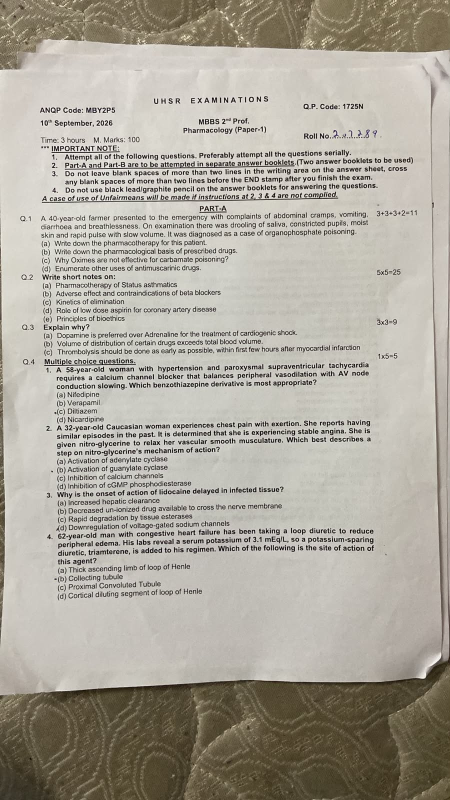
#> input picture Question_paper_pipeline/raw_datasets/UHSR/UHSR/WhatsApp Image 2026-09-26 at 06.32.03.jpeg, 900 x 1600 px (shown at 1/2 size); its folder holds only this picture in this run
$ python -i image_preprocessor.py   (imports and definitions only)
#> lines starting #> are read from the running program, lines starting #| are printed output that depends on the picture
#> further down, picture is the input picture: PIL image 900x1600 RGB; mean R, G, B 172.1, 167.2, 156.5
"""
Image preprocessing pipeline.

Operations applied in order:
1. Deskew (detect rotation, correct it)
2. Denoise (Gaussian blur + threshold)
3. Contrast enhancement (CLAHE)
4. Resolution normalisation (ensure ≥ 200 DPI equivalent)
5. Binarisation (Otsu threshold)

Returns a preprocessed PIL Image (grayscale) suitable for OCR.
"""

import math
import numpy as np
import cv2
from PIL import Image


# ---------------------------------------------------------------------------
# Public API
# ---------------------------------------------------------------------------

def preprocess(img: Image.Image) -> Image.Image:
    """
    Preprocess image for deep-learning OCR (PaddleOCR).
    Preserves continuous gradients required by DBNet text detector
    while ensuring sufficient resolution for small text and enhancing local line contrast.
    """
    # 1. Ensure minimum resolution for phone captures
    w, h = img.size
#> w = 900; h = 1600
    min_dim = min(w, h)
#> min_dim = 900
    if min_dim < 1500:
        scale = 1500 / min_dim
#> scale = 1.67
        new_w = int(w * scale)
#> new_w = 1500
        new_h = int(h * scale)
#> new_h = 2666
        img = img.resize((new_w, new_h), Image.Resampling.LANCZOS)
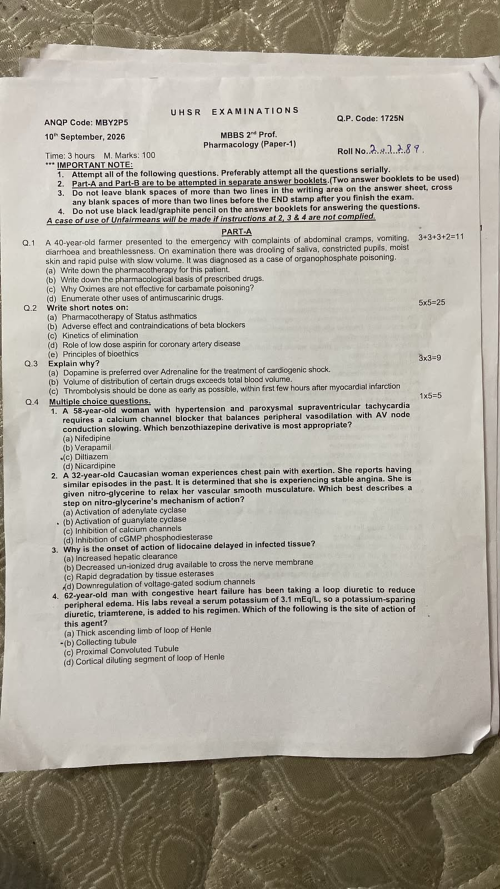
#> img: PIL image 1500x2666 RGB (shown at 1/3 size); mean R, G, B 172.1, 167.2, 156.5

    # 2. Local contrast enhancement via CLAHE on luminance channel
    # Enhances inter-line separation gutters to prevent DBNet line coalescence
    if img.mode != "RGB":
        img = img.convert("RGB")
    cv_img = np.array(img)
    lab = cv2.cvtColor(cv_img, cv2.COLOR_RGB2LAB)
#> lab: shape (2666, 1500, 3); mean of channels 0, 1, 2 173.5, 128, 134.5
    l_chan, a_chan, b_chan = cv2.split(lab)
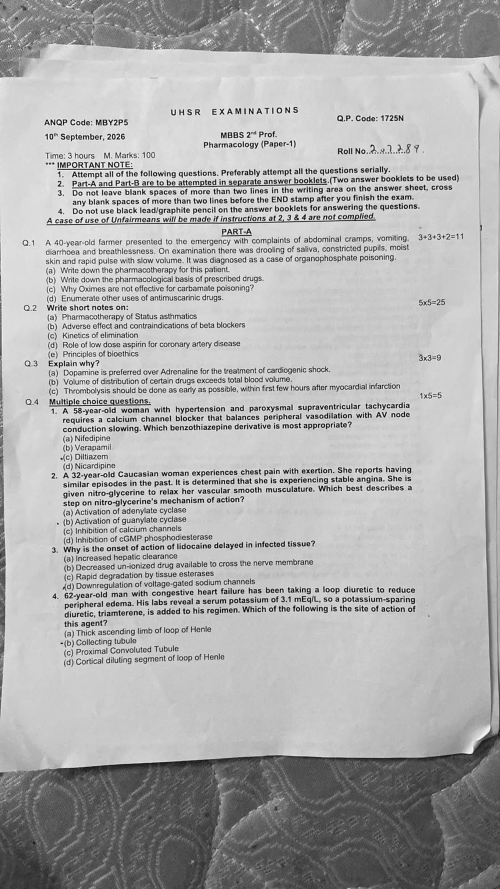
#> l_chan: shape (2666, 1500) (shown at 1/3 size); min 0, max 255, mean 173.5
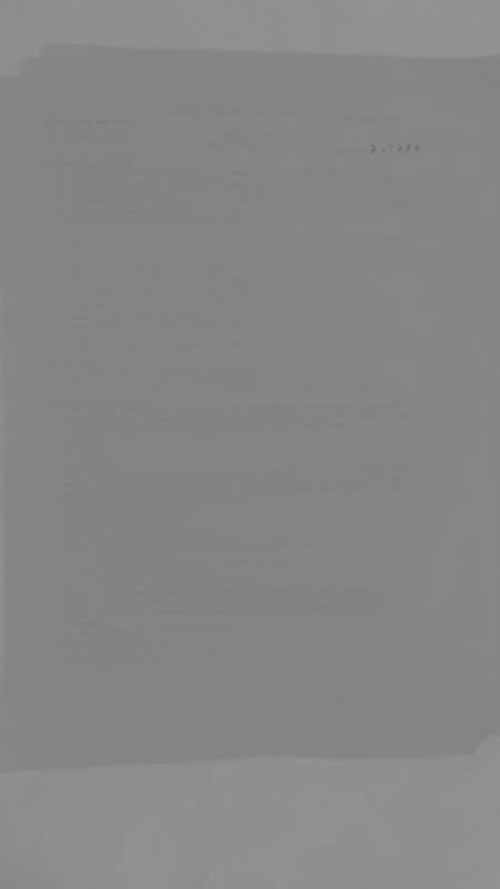
#> b_chan: shape (2666, 1500) (shown at 1/3 size); min 104, max 149, mean 134.5
    clahe = cv2.createCLAHE(clipLimit=2.0, tileGridSize=(8, 8))
    l_enhanced = clahe.apply(l_chan)
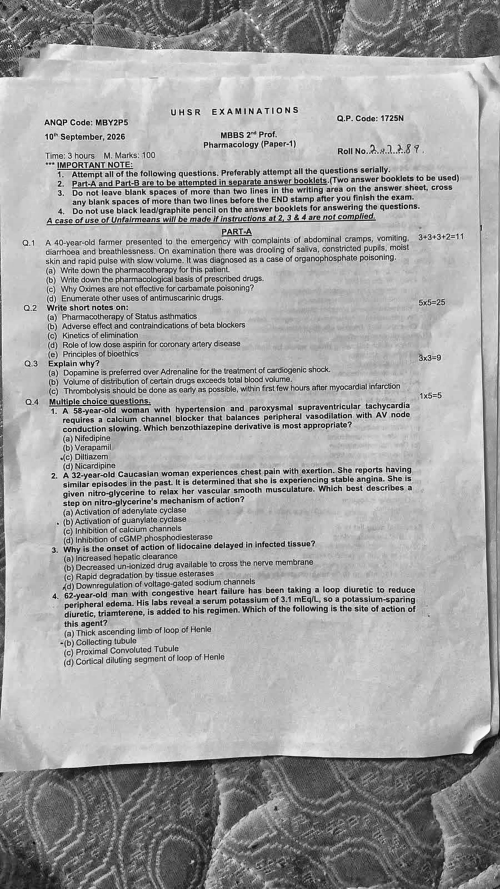
#> l_enhanced: shape (2666, 1500) (shown at 1/3 size); min 0, max 255, mean 163.5
    lab_enhanced = cv2.merge((l_enhanced, a_chan, b_chan))
#> lab_enhanced: shape (2666, 1500, 3); mean of channels 0, 1, 2 163.5, 128, 134.5
    enhanced_rgb = cv2.cvtColor(lab_enhanced, cv2.COLOR_LAB2RGB)
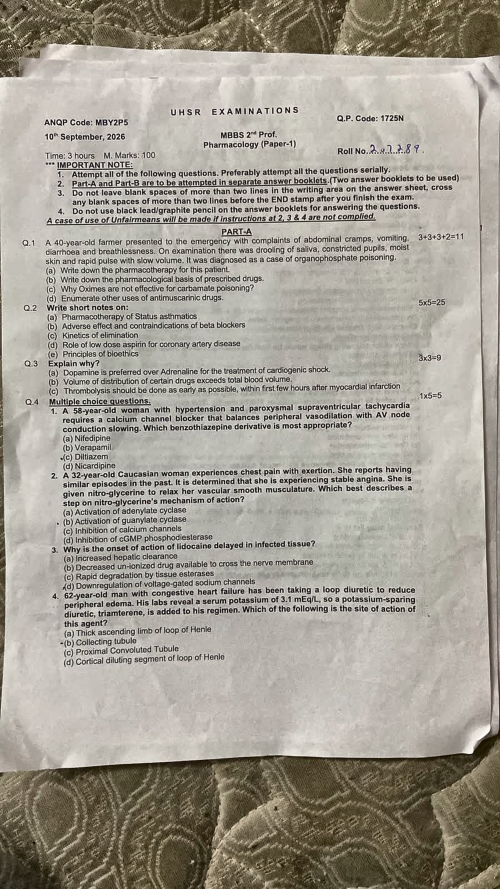
#> enhanced_rgb: shape (2666, 1500, 3) (shown at 1/3 size); mean R, G, B 161.9, 157, 146.2

    return Image.fromarray(enhanced_rgb)


# ---------------------------------------------------------------------------
# Private helpers
# ---------------------------------------------------------------------------

# [4 lines left out: function _pil_to_cv, not called in this run]


def _cv_to_pil(arr: np.ndarray) -> Image.Image:
    return Image.fromarray(arr.astype(np.uint8))


def _denoise(arr: np.ndarray) -> np.ndarray:
    """Apply a mild Gaussian blur to reduce scan noise."""
    return cv2.GaussianBlur(arr, (3, 3), 0)


# [64 lines left out: functions _deskew, _enhance_contrast, _binarise, not called in this run]

>>> from PIL import Image
>>> picture = Image.open('../../../../raw_datasets/UHSR/UHSR/WhatsApp Image 2026-09-26 at 06.32.03.jpeg')
>>> result = preprocess(picture)

$ run again, on Question_paper_pipeline/raw_datasets/UHSR/UHSR/WhatsApp Image 2026-09-26 at 06.32.04.jpeg
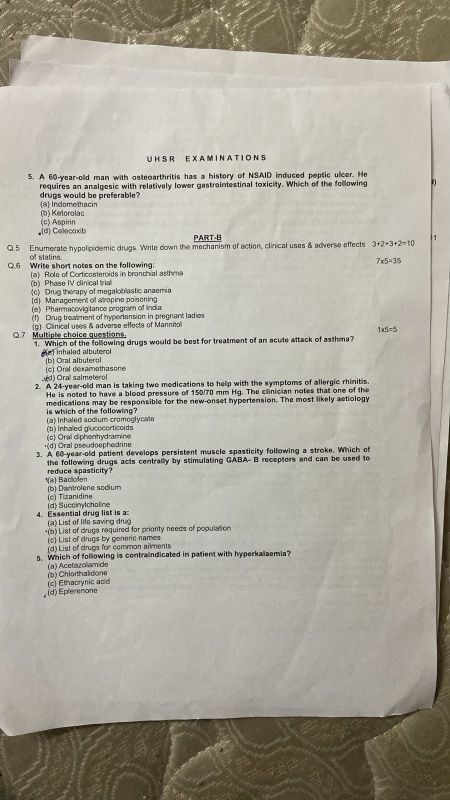
#> input picture Question_paper_pipeline/raw_datasets/UHSR/UHSR/WhatsApp Image 2026-09-26 at 06.32.04.jpeg, 900 x 1600 px (shown at 1/2 size)
#> picture is the input picture: PIL image 900x1600 RGB; mean R, G, B 172.3, 168, 156.5
#> lab: shape (2666, 1500, 3); mean of channels 0, 1, 2 174.5, 127.7, 134.8
#> in preprocess, `l_enhanced = clahe.apply(l_chan)`:
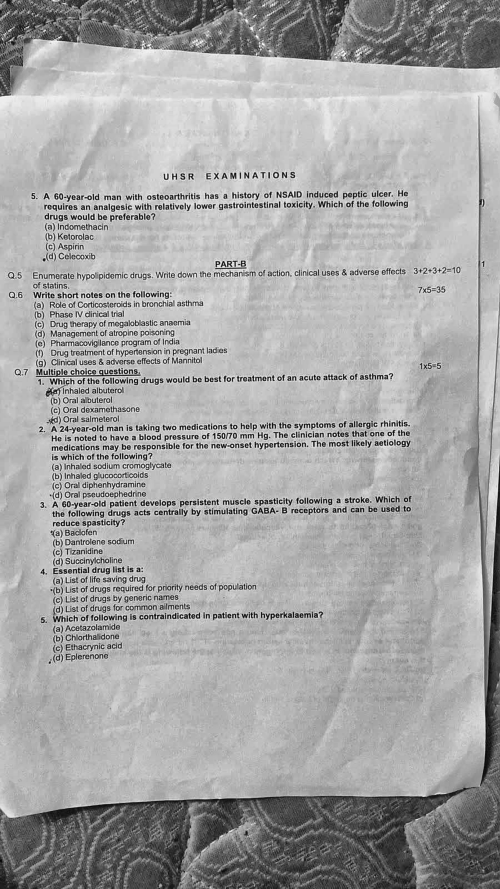
#> l_enhanced: shape (2666, 1500) (shown at 1/3 size); min 1, max 255, mean 164.9
#> lab_enhanced: shape (2666, 1500, 3); mean of channels 0, 1, 2 164.9, 127.7, 134.8
#> in preprocess, `enhanced_rgb = cv2.cvtColor(lab_enhanced, cv2.COLOR_LAB2RGB)`:
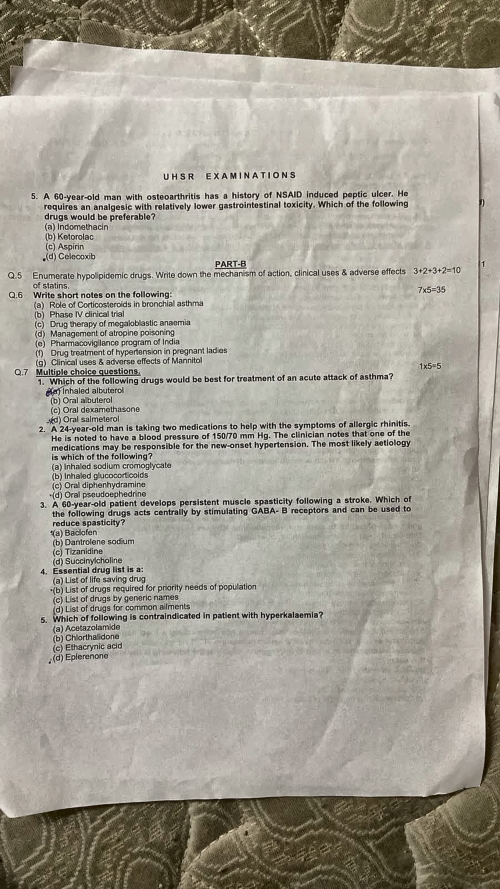
#> enhanced_rgb: shape (2666, 1500, 3) (shown at 1/3 size); mean R, G, B 162.6, 158.3, 146.8

$ run again, on Question_paper_pipeline/raw_datasets/UHSR/UHSR/WhatsApp Image 2026-09-26 at 06.32.05.jpeg
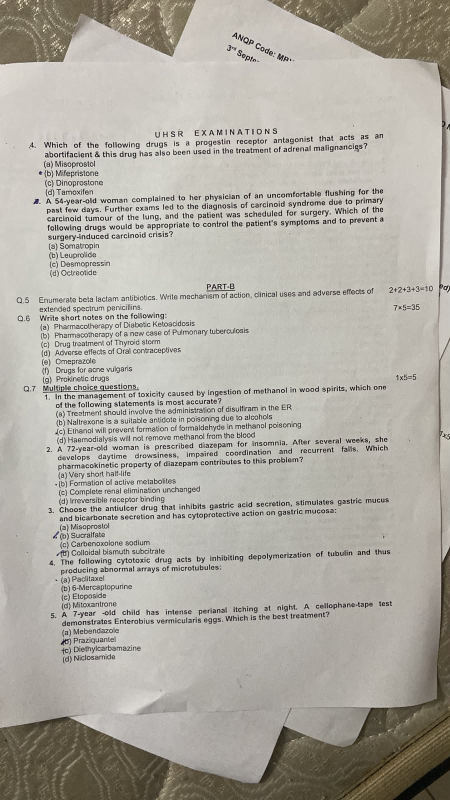
#> input picture Question_paper_pipeline/raw_datasets/UHSR/UHSR/WhatsApp Image 2026-09-26 at 06.32.05.jpeg, 900 x 1600 px (shown at 1/2 size)
#> picture is the input picture: PIL image 900x1600 RGB; mean R, G, B 175, 171.4, 163
#> lab: shape (2666, 1500, 3); mean of channels 0, 1, 2 177.9, 127.9, 133
#> in preprocess, `l_chan, a_chan, b_chan = cv2.split(lab)`:
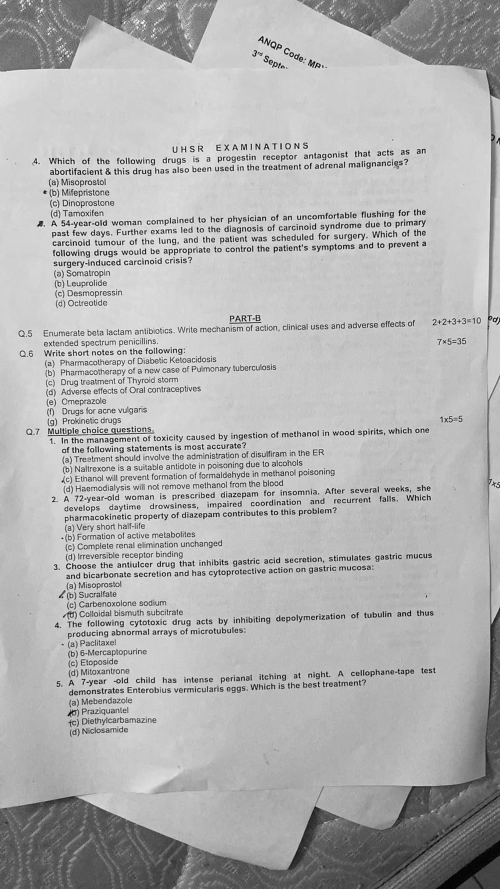
#> l_chan: shape (2666, 1500) (shown at 1/3 size); min 0, max 255, mean 177.9
#> lab_enhanced: shape (2666, 1500, 3); mean of channels 0, 1, 2 167.2, 127.9, 133
#> in preprocess, `enhanced_rgb = cv2.cvtColor(lab_enhanced, cv2.COLOR_LAB2RGB)`:
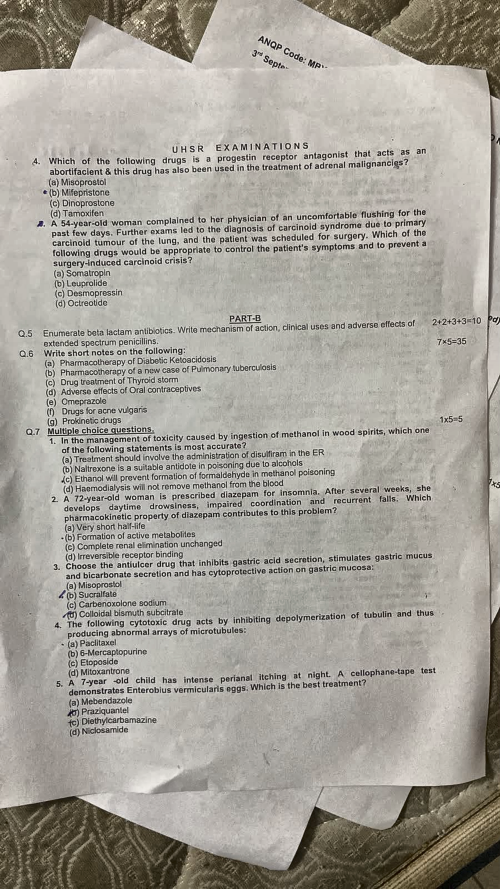
#> enhanced_rgb: shape (2666, 1500, 3) (shown at 1/3 size); mean R, G, B 164.3, 160.5, 152.1

$ run again, on Question_paper_pipeline/raw_datasets/UHSR/UHSR/WhatsApp Image 2026-09-26 at 06.32.06.jpeg
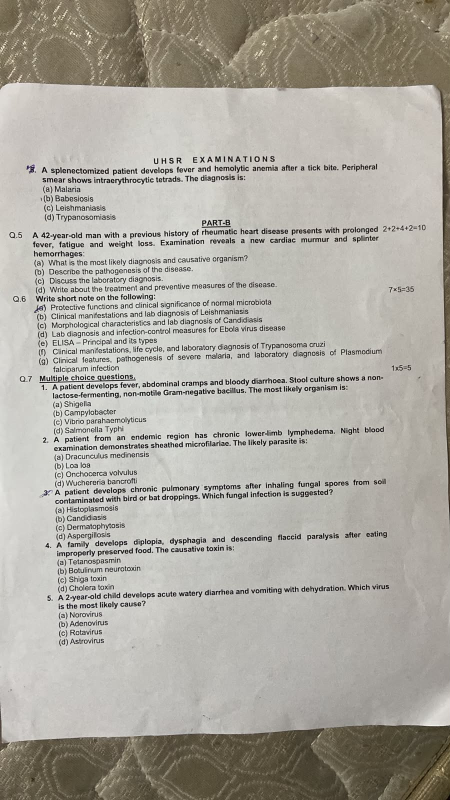
#> input picture Question_paper_pipeline/raw_datasets/UHSR/UHSR/WhatsApp Image 2026-09-26 at 06.32.06.jpeg, 900 x 1600 px (shown at 1/2 size)
#> picture is the input picture: PIL image 900x1600 RGB; mean R, G, B 172, 168.6, 160.3
#> lab: shape (2666, 1500, 3); mean of channels 0, 1, 2 175.2, 127.9, 132.9
#> in preprocess, `l_chan, a_chan, b_chan = cv2.split(lab)`:
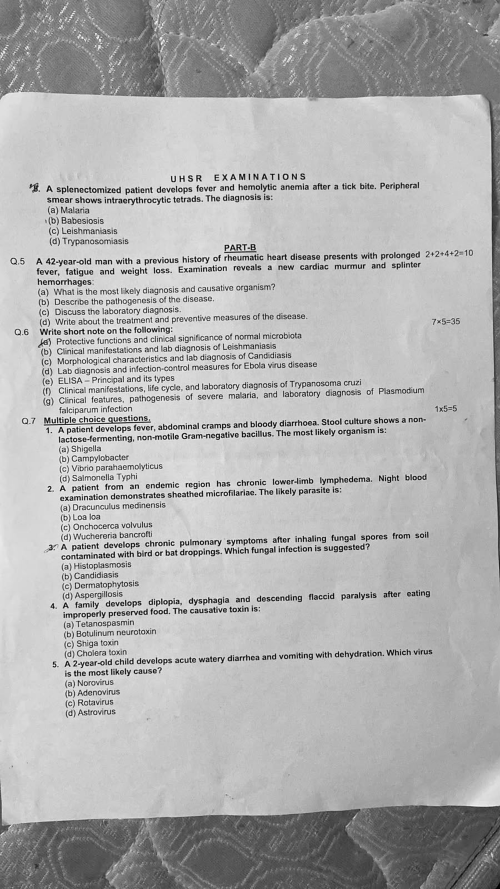
#> l_chan: shape (2666, 1500) (shown at 1/3 size); min 0, max 255, mean 175.2
#> lab_enhanced: shape (2666, 1500, 3); mean of channels 0, 1, 2 163, 127.9, 132.9
#> in preprocess, `enhanced_rgb = cv2.cvtColor(lab_enhanced, cv2.COLOR_LAB2RGB)`:
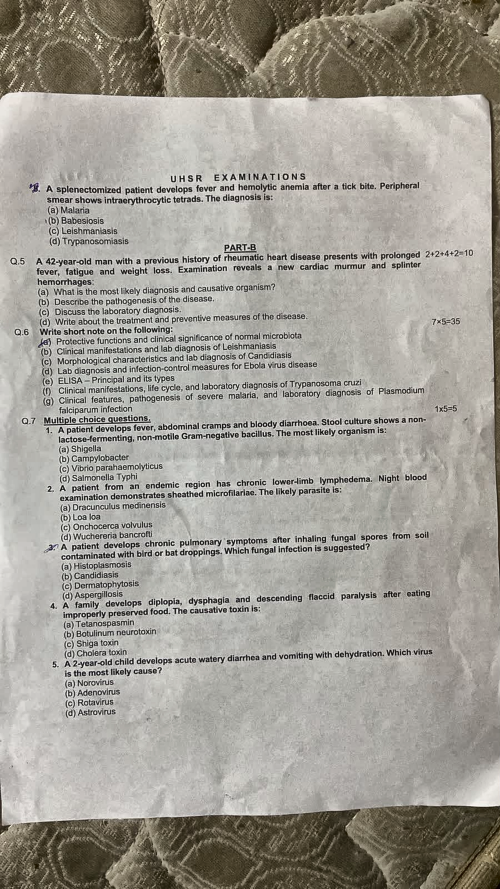
#> enhanced_rgb: shape (2666, 1500, 3) (shown at 1/3 size); mean R, G, B 159.9, 156.4, 148.2
